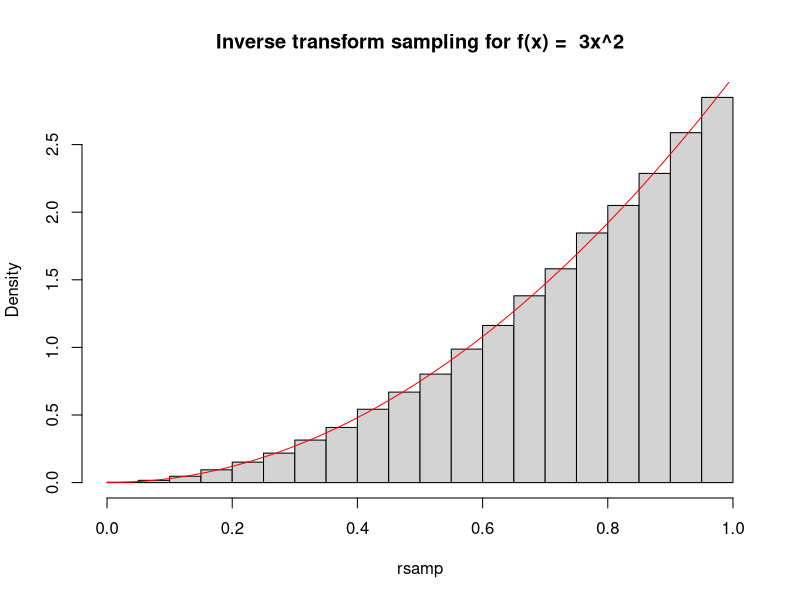
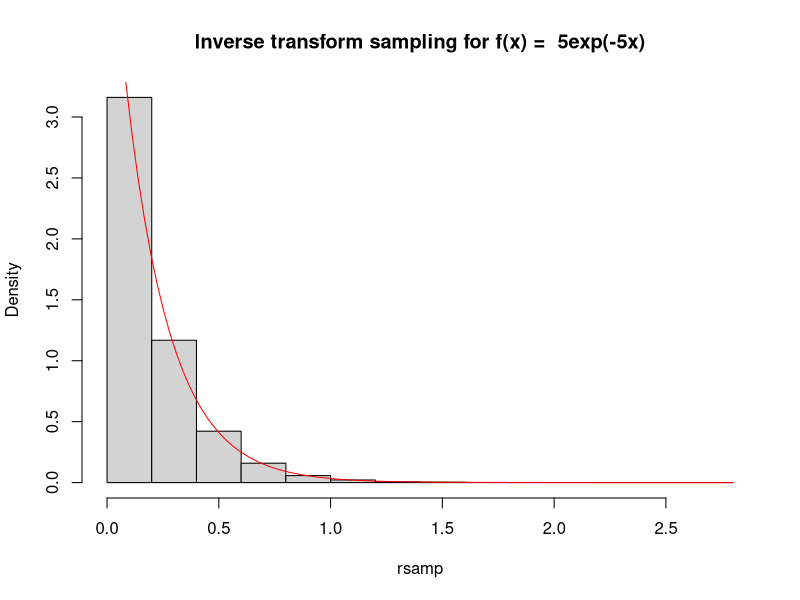
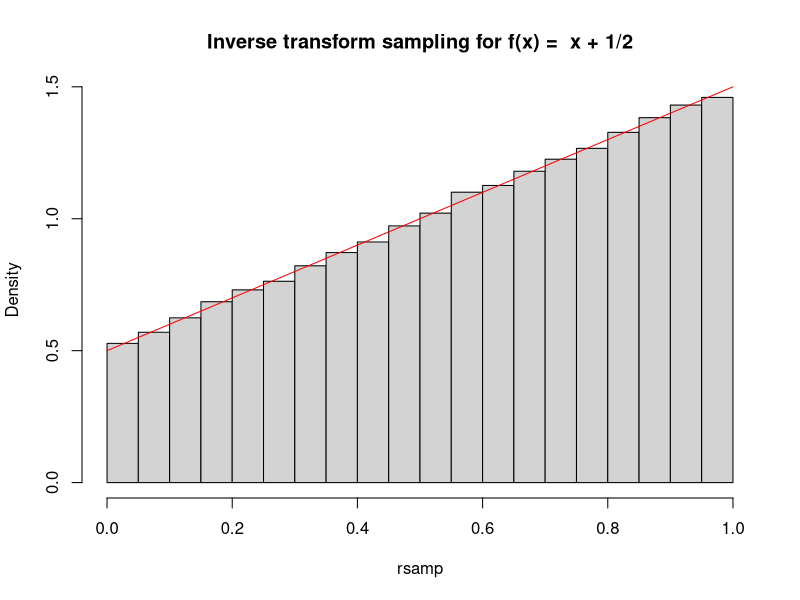

These figures' R source, in order:
# Inverse transform method


inv.transform <- function(n, inv.func, plot=T, pdf=NULL, func.str=NULL){
  rsamp <- inv.func(runif(n))
  if (plot){
    hist(rsamp, probability = T, 
         main=ifelse(is.null(func.str),
                     "",
                     paste("Inverse transform sampling for f(x) = ", func.str))
    )
    if (!is.null(pdf)){
      curve(pdf, add=T, col="red")
      
    }
  }
  return(rsamp)
}
#  Generate a random sample from from f(x) = 3x^2 0<x<1
pdf <- function(x){3*x^2}
inv.func <- function (x){
  return(x^(1/3))
}

inv.transform(1e5, inv.func, plot = T, pdf = pdf, func.str = "3x^2")

# Generate a random sample from exp(x) with parameter lambda
lambda.val <- 5
pdf <- function (x, lambda=lambda.val){
  return(dexp(x, rate = lambda))
}
inv.func <- function (x, lambda=lambda.val){
 return(-log(1-x)/lambda)
}

inv.transform(1e5, inv.func, plot=T, pdf=pdf, func.str="5exp(-5x)")

# F(x) = x^2 + x
pdf <- function(x){
  return( x + 1/2)
}

inv.func <- function(x){
  return((-1 + (1 + 8*x)^(1/2))/2)
}

inv.transform(1e5, pdf = pdf, 
              inv.func = inv.func, 
              func.str  = "x + 1/2")

# q4
pdf <- function(x){
  return(ifelse(x >= 2 & x <= 3, (x-2)/3, 
         ifelse(x >=3 & x<= 6,  (2- x/3)/2, 0),
         0))
}
inv.func <- function(x){
  return(ifelse(x >= 2 & x <= 3, (x-2)/3, 
                ifelse(x >=3 & x<= 6,  (2- x/3)/2, 0),
                0))                                             
}
